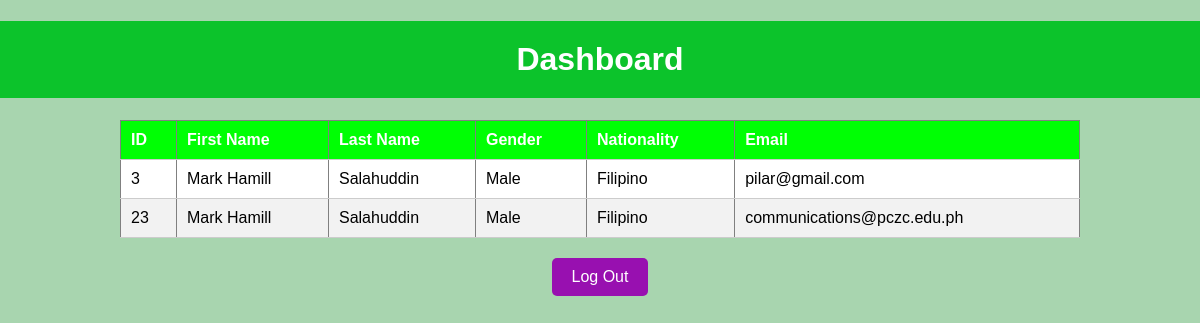
/dashboard/dashboard.php, run on the app's committed database.
### tables this page shows
CREATE TABLE `registertable` (
  `ID` int(11) NOT NULL,
  `First_Name` varchar(155) NOT NULL,
  `Last_Name` varchar(155) NOT NULL,
  `Gender` varchar(155) NOT NULL,
  `Nationality` varchar(155) NOT NULL,
  `Email` varchar(155) NOT NULL,
  `Username` varchar(155) NOT NULL,
  `Password` varchar(155) NOT NULL
);

### dashboard/dashboard.php (the view, shortened to what this page needs)
<!DOCTYPE html>
<html lang="en">
<head>
    <link rel="stylesheet" href="style.css">
</head>
<body>
    <h1>Dashboard</h1>
    <table border="1">
        <thead>
            <tr>
                <th>ID</th>
                <th>First Name</th>
                <th>Last Name</th>
                <th>Gender</th>
                <th>Nationality</th>
                <th>Email</th>
            </tr>
        </thead>
        <tbody>
            <?php
               include "../connection/dbCon.php";
            $sql = "SELECT * FROM `registertable`";
            $result = $connection->query($sql);
            if ($result->num_rows > 0) {
                while ($row = $result->fetch_assoc()) {
                    echo "<tr>";
                    echo "<td>" . $row["ID"] . "</td>";
                    echo "<td>" . $row["First_Name"] . "</td>";
                    echo "<td>" . $row["Last_Name"] . "</td>";
                    echo "<td>" . $row["Gender"] . "</td>";
                    echo "<td>" . $row["Nationality"] . "</td>";
                    echo "<td>" . $row["Email"] . "</td>";
                    echo "</tr>";
                }
            } else {
                echo "<tr><td colspan='3'>No data available</td></tr>";
            }
            ?>
        </tbody>
    </table>
<center> <a href="../Login/Login.php" class="styled-link"> Log Out </a></center>
</body>
</html>

### dashboard/style.css (style rules this page uses)
body { font-family: Arial, sans-serif; background-color: #a8d5af; margin: 0; padding: 0; }
h1 { text-align: center; padding: 20px; background-color: #0cc32b; color: #fff; }
table { width: 80%; margin: 20px auto; border-collapse: collapse; background-color: #fff; }
th, td { padding: 10px; text-align: left; border-bottom: 1px solid #ccc; }
th { background-color: #00ff04; color: #fff; }
tr:nth-child(even) { background-color: #f2f2f2; }
.styled-link { display: inline-block; padding: 10px 20px; background-color: #9810b0; color: #fff; text-decoration: none; border-radius: 5px; transition: background-color 0.3s ease; text-align: center; }

### data on the page
registertable: ID "3", First_Name "Mark Hamill", Last_Name "Salahuddin", Gender "Male", Nationality "Filipino", Email "pilar@gmail.com"
registertable: ID "23", First_Name "Mark Hamill", Last_Name "Salahuddin", Gender "Male", Nationality "Filipino", Email "communications@pczc.edu.ph"
